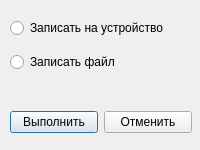
<?xml version="1.0" encoding="UTF-8"?>
<ui version="4.0">
 <class>exportRec</class>
 <widget class="QDialog" name="exportRec">
  <property name="geometry">
   <rect>
    <x>0</x>
    <y>0</y>
    <width>200</width>
    <height>150</height>
   </rect>
  </property>
  <property name="minimumSize">
   <size>
    <width>200</width>
    <height>150</height>
   </size>
  </property>
  <property name="maximumSize">
   <size>
    <width>200</width>
    <height>150</height>
   </size>
  </property>
  <property name="windowTitle">
   <string>Конфигуратор</string>
  </property>
  <widget class="QWidget" name="layoutWidget">
   <property name="geometry">
    <rect>
     <x>10</x>
     <y>10</y>
     <width>182</width>
     <height>132</height>
    </rect>
   </property>
   <layout class="QVBoxLayout" name="verticalLayout">
    <item>
     <widget class="QRadioButton" name="writeToDeviceRB">
      <property name="text">
       <string>Записать на устройство</string>
      </property>
     </widget>
    </item>
    <item>
     <widget class="QRadioButton" name="writeToFileRB">
      <property name="text">
       <string>Записать файл</string>
      </property>
     </widget>
    </item>
    <item>
     <spacer name="verticalSpacer">
      <property name="orientation">
       <enum>Qt::Orientation::Vertical</enum>
      </property>
      <property name="sizeType">
       <enum>QSizePolicy::Policy::Fixed</enum>
      </property>
      <property name="sizeHint" stdset="0">
       <size>
        <width>20</width>
        <height>25</height>
       </size>
      </property>
     </spacer>
    </item>
    <item>
     <layout class="QHBoxLayout" name="horizontalLayout">
      <item>
       <widget class="QPushButton" name="executeBtn">
        <property name="text">
         <string>Выполнить</string>
        </property>
       </widget>
      </item>
      <item>
       <widget class="QPushButton" name="cancelBtn">
        <property name="text">
         <string>Отменить</string>
        </property>
       </widget>
      </item>
     </layout>
    </item>
   </layout>
  </widget>
 </widget>
 <resources/>
 <connections/>
</ui>
